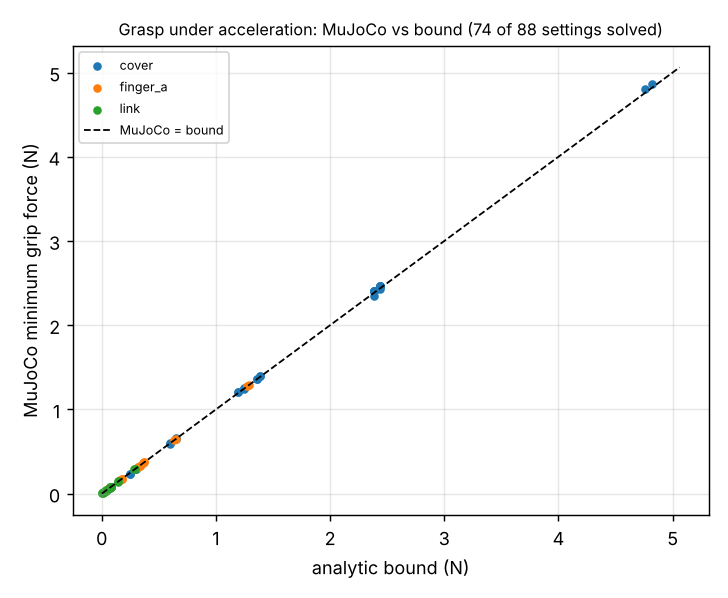

Here is the Python script that generated this plot:
"""Draw figure.png (MuJoCo minimum grip force vs analytic bound, per part) from the committed results.json only."""
import json, os
import matplotlib; matplotlib.use("Agg")
import matplotlib.pyplot as plt
here = os.path.dirname(os.path.abspath(__file__)); rows = json.load(open(os.path.join(here, "results.json")))["rows"]
fig, ax = plt.subplots(figsize=(5.6, 4.6))
for part in sorted({x["part"] for x in rows}):
    pts = [x for x in rows if x["part"] == part and x["mujoco_N"] is not None]
    ax.scatter([x["bound_N"] for x in pts], [x["mujoco_N"] for x in pts], s=14, label=part)
lim = [0, max(x["bound_N"] for x in rows) * 1.05]
ax.plot(lim, lim, "k--", lw=1, label="MuJoCo = bound")
ax.set_xlabel("analytic bound (N)"); ax.set_ylabel("MuJoCo minimum grip force (N)")
ax.set_title("Grasp under acceleration: MuJoCo vs bound (%d of %d settings solved)" % (sum(x["mujoco_N"] is not None for x in rows), len(rows)), fontsize=9)
ax.legend(fontsize=7); ax.grid(alpha=.3)
fig.tight_layout(); fig.savefig(os.path.join(here, "figure.png"), dpi=130)
